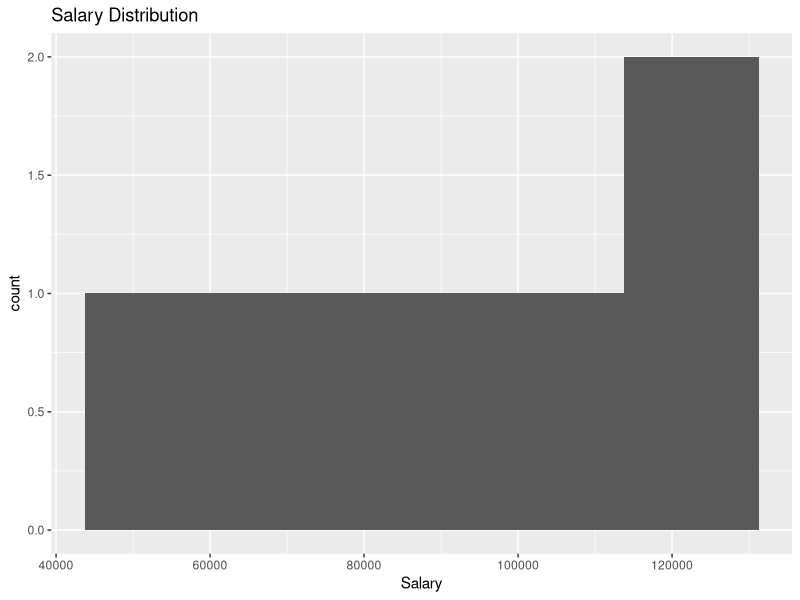
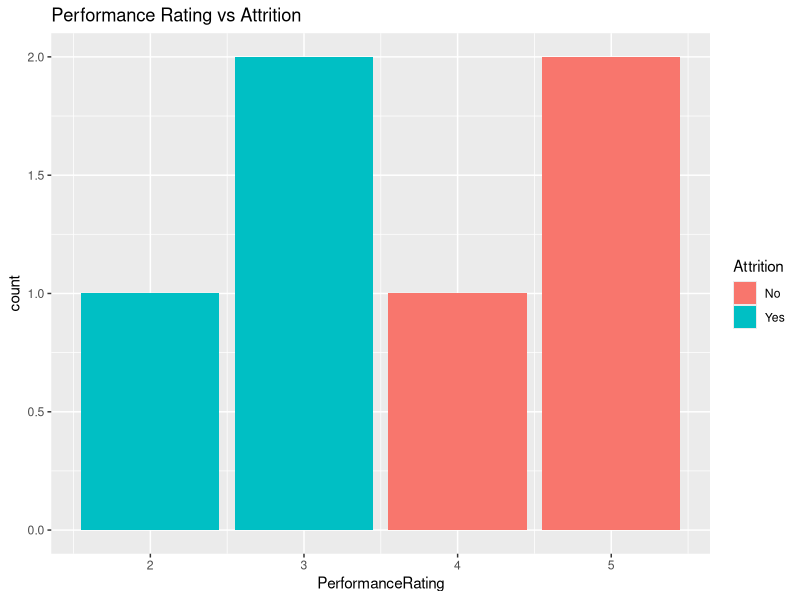

Reproduce these figures in R, in order.
## ---- chunk 1
library(dplyr)
library(ggplot2)
## ---- chunk 2
hr <- data.frame(
  Gender = c("Male","Female","Male","Female","Male","Female"),
  Department = c("HR","IT","Finance","HR","IT","Finance"),
  JobRole = c("Manager","Analyst","Executive","Executive","Analyst","Manager"),
  Salary = c(120000,80000,100000,60000,75000,130000),
  PerformanceRating = c(4,3,5,2,3,5),
  Attrition = c("No","Yes","No","Yes","Yes","No")
)
## ---- chunk 3
hr %>%
  group_by(Department) %>%
  summarise(AttritionRate = mean(Attrition == "Yes") * 100)
## ---- chunk 4
ggplot(hr, aes(x = Salary)) +
  geom_histogram(bins = 5) +
  labs(title = "Salary Distribution")
## ---- chunk 5
ggplot(hr, aes(x = PerformanceRating, fill = Attrition)) +
  geom_bar(position = "dodge") +
  labs(title = "Performance Rating vs Attrition")
## ---- chunk 6
hr %>%
  group_by(Attrition) %>%
  summarise(AverageSalary = mean(Salary))
